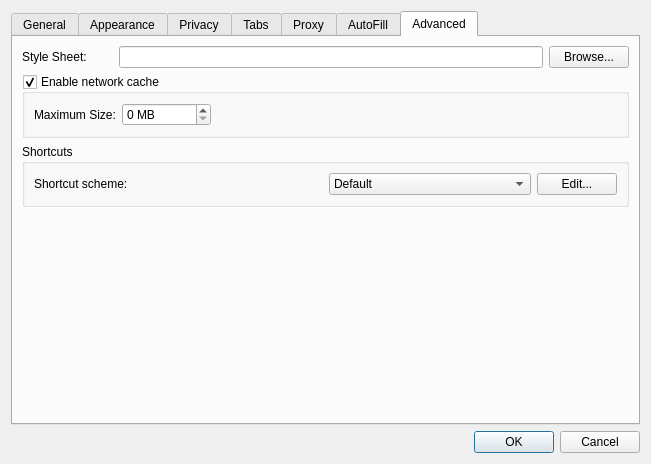
<?xml version="1.0" encoding="UTF-8"?>
<ui version="4.0">
 <class>Settings</class>
 <widget class="QDialog" name="Settings">
  <property name="geometry">
   <rect>
    <x>0</x>
    <y>0</y>
    <width>651</width>
    <height>464</height>
   </rect>
  </property>
  <property name="windowTitle">
   <string>Preferences</string>
  </property>
  <layout class="QGridLayout" name="gridLayout">
   <item row="2" column="0">
    <widget class="QDialogButtonBox" name="buttonBox">
     <property name="orientation">
      <enum>Qt::Horizontal</enum>
     </property>
     <property name="standardButtons">
      <set>QDialogButtonBox::Cancel|QDialogButtonBox::Ok</set>
     </property>
    </widget>
   </item>
   <item row="0" column="0">
    <widget class="QTabWidget" name="tabWidget">
     <property name="currentIndex">
      <number>6</number>
     </property>
     <widget class="QWidget" name="tab">
      <attribute name="title">
       <string>General</string>
      </attribute>
      <layout class="QGridLayout" name="gridLayout_4">
       <item row="0" column="0">
        <widget class="QLabel" name="label_7">
         <property name="text">
          <string>On startup:</string>
         </property>
         <property name="alignment">
          <set>Qt::AlignRight|Qt::AlignTrailing|Qt::AlignVCenter</set>
         </property>
        </widget>
       </item>
       <item row="0" column="1" colspan="2">
        <widget class="QComboBox" name="startupBehavior">
         <item>
          <property name="text">
           <string>Show my home page</string>
          </property>
         </item>
         <item>
          <property name="text">
           <string>Show a blank page</string>
          </property>
         </item>
         <item>
          <property name="text">
           <string>Restore windows and tabs from last time</string>
          </property>
         </item>
        </widget>
       </item>
       <item row="1" column="0">
        <widget class="QLabel" name="label_3">
         <property name="text">
          <string>Home Page:</string>
         </property>
         <property name="alignment">
          <set>Qt::AlignRight|Qt::AlignTrailing|Qt::AlignVCenter</set>
         </property>
        </widget>
       </item>
       <item row="1" column="1" colspan="2">
        <widget class="QLineEdit" name="homeLineEdit">
         <property name="layoutDirection">
          <enum>Qt::LeftToRight</enum>
         </property>
        </widget>
       </item>
       <item row="2" column="1">
        <widget class="QPushButton" name="setHomeToCurrentPageButton">
         <property name="text">
          <string>Set to current page</string>
         </property>
        </widget>
       </item>
       <item row="2" column="2">
        <spacer name="horizontalSpacer">
         <property name="orientation">
          <enum>Qt::Horizontal</enum>
         </property>
         <property name="sizeHint" stdset="0">
          <size>
           <width>280</width>
           <height>18</height>
          </size>
         </property>
        </spacer>
       </item>
       <item row="3" column="0">
        <widget class="QLabel" name="label_4">
         <property name="text">
          <string>Remove history items:</string>
         </property>
         <property name="alignment">
          <set>Qt::AlignRight|Qt::AlignTrailing|Qt::AlignVCenter</set>
         </property>
        </widget>
       </item>
       <item row="3" column="1" colspan="2">
        <widget class="QComboBox" name="expireHistory">
         <item>
          <property name="text">
           <string>After one day</string>
          </property>
         </item>
         <item>
          <property name="text">
           <string>After one week</string>
          </property>
         </item>
         <item>
          <property name="text">
           <string>After two weeks</string>
          </property>
         </item>
         <item>
          <property name="text">
           <string>After one month</string>
          </property>
         </item>
         <item>
          <property name="text">
           <string>After one year</string>
          </property>
         </item>
         <item>
          <property name="text">
           <string>Manually</string>
          </property>
         </item>
         <item>
          <property name="text">
           <string>On application exit</string>
          </property>
         </item>
        </widget>
       </item>
       <item row="4" column="0" colspan="3">
        <widget class="QCheckBox" name="searchEngineFallback">
         <property name="text">
          <string>Use the default search engine as fallback when the URL given by the user is invalid</string>
         </property>
         <property name="checked">
          <bool>false</bool>
         </property>
        </widget>
       </item>
       <item row="5" column="0" colspan="3">
        <widget class="QGroupBox" name="groupBox_2">
         <property name="title">
          <string>Downloads</string>
         </property>
         <layout class="QVBoxLayout" name="verticalLayout_4">
          <item>
           <widget class="QRadioButton" name="downloadAsk">
            <property name="text">
             <string>Ask for a destination each time</string>
            </property>
           </widget>
          </item>
          <item>
           <layout class="QHBoxLayout" name="horizontalLayout">
            <item>
             <widget class="QRadioButton" name="downloadDestination">
              <property name="text">
               <string>Use this destination:</string>
              </property>
              <property name="checked">
               <bool>true</bool>
              </property>
             </widget>
            </item>
            <item>
             <widget class="QLineEdit" name="downloadsLocation">
              <property name="layoutDirection">
               <enum>Qt::LeftToRight</enum>
              </property>
             </widget>
            </item>
            <item>
             <widget class="QPushButton" name="downloadDirectoryButton">
              <property name="text">
               <string>Choose Directory...</string>
              </property>
             </widget>
            </item>
           </layout>
          </item>
          <item>
           <layout class="QHBoxLayout" name="horizontalLayout_2">
            <item>
             <widget class="QCheckBox" name="externalDownloadButton">
              <property name="text">
               <string>Use this external download program:</string>
              </property>
             </widget>
            </item>
            <item>
             <widget class="QLineEdit" name="externalDownloadPath"/>
            </item>
            <item>
             <widget class="QPushButton" name="externalDownloadBrowse">
              <property name="text">
               <string>Choose Program...</string>
              </property>
             </widget>
            </item>
           </layout>
          </item>
         </layout>
        </widget>
       </item>
       <item row="6" column="0" colspan="3">
        <spacer>
         <property name="orientation">
          <enum>Qt::Vertical</enum>
         </property>
         <property name="sizeHint" stdset="0">
          <size>
           <width>391</width>
           <height>262</height>
          </size>
         </property>
        </spacer>
       </item>
      </layout>
     </widget>
     <widget class="QWidget" name="tab_3">
      <attribute name="title">
       <string>Appearance</string>
      </attribute>
      <layout class="QGridLayout" name="gridLayout_3">
       <item row="0" column="0">
        <widget class="QLabel" name="label_5">
         <property name="text">
          <string>Standard font:</string>
         </property>
         <property name="alignment">
          <set>Qt::AlignRight|Qt::AlignTrailing|Qt::AlignVCenter</set>
         </property>
        </widget>
       </item>
       <item row="0" column="1" colspan="2">
        <widget class="QLabel" name="standardLabel">
         <property name="sizePolicy">
          <sizepolicy hsizetype="Expanding" vsizetype="Preferred">
           <horstretch>0</horstretch>
           <verstretch>0</verstretch>
          </sizepolicy>
         </property>
         <property name="frameShape">
          <enum>QFrame::StyledPanel</enum>
         </property>
         <property name="text">
          <string notr="true">Times 16</string>
         </property>
         <property name="alignment">
          <set>Qt::AlignCenter</set>
         </property>
        </widget>
       </item>
       <item row="0" column="4">
        <widget class="QPushButton" name="standardFontButton">
         <property name="text">
          <string>Select...</string>
         </property>
        </widget>
       </item>
       <item row="1" column="0">
        <widget class="QLabel" name="label_6">
         <property name="text">
          <string>Fixed-width font:</string>
         </property>
         <property name="alignment">
          <set>Qt::AlignRight|Qt::AlignTrailing|Qt::AlignVCenter</set>
         </property>
        </widget>
       </item>
       <item row="1" column="1" colspan="2">
        <widget class="QLabel" name="fixedLabel">
         <property name="frameShape">
          <enum>QFrame::StyledPanel</enum>
         </property>
         <property name="text">
          <string notr="true">Courier 13</string>
         </property>
         <property name="alignment">
          <set>Qt::AlignCenter</set>
         </property>
        </widget>
       </item>
       <item row="1" column="4">
        <widget class="QPushButton" name="fixedFontButton">
         <property name="text">
          <string>Select...</string>
         </property>
        </widget>
       </item>
       <item row="2" column="0" colspan="3">
        <widget class="QLabel" name="label_8">
         <property name="text">
          <string>Preferred languages for viewing webpages in:</string>
         </property>
        </widget>
       </item>
       <item row="2" column="4">
        <widget class="QPushButton" name="languageButton">
         <property name="text">
          <string>Select...</string>
         </property>
        </widget>
       </item>
       <item row="3" column="0">
        <widget class="QCheckBox" name="minimFontSizeCheckBox">
         <property name="text">
          <string>Minimum Font size:</string>
         </property>
        </widget>
       </item>
       <item row="4" column="3">
        <spacer name="verticalSpacer">
         <property name="orientation">
          <enum>Qt::Vertical</enum>
         </property>
         <property name="sizeHint" stdset="0">
          <size>
           <width>20</width>
           <height>93</height>
          </size>
         </property>
        </spacer>
       </item>
       <item row="3" column="1">
        <widget class="QSpinBox" name="minimumFontSizeSpinBox">
         <property name="enabled">
          <bool>false</bool>
         </property>
         <property name="minimum">
          <number>1</number>
         </property>
         <property name="value">
          <number>9</number>
         </property>
        </widget>
       </item>
      </layout>
     </widget>
     <widget class="QWidget" name="tab_2">
      <attribute name="title">
       <string>Privacy</string>
      </attribute>
      <layout class="QVBoxLayout" name="verticalLayout_3">
       <item>
        <widget class="QGroupBox" name="groupBox">
         <property name="title">
          <string>Web Content</string>
         </property>
         <layout class="QGridLayout" name="gridLayout_5">
          <item row="0" column="0" colspan="2">
           <widget class="QCheckBox" name="blockPopupWindows">
            <property name="text">
             <string>Block Popup Windows</string>
            </property>
            <property name="checked">
             <bool>true</bool>
            </property>
           </widget>
          </item>
          <item row="1" column="0" colspan="2">
           <widget class="QCheckBox" name="enablePlugins">
            <property name="text">
             <string>Enable Plugins</string>
            </property>
            <property name="checked">
             <bool>true</bool>
            </property>
           </widget>
          </item>
          <item row="2" column="0">
           <spacer name="horizontalSpacer_3">
            <property name="orientation">
             <enum>Qt::Horizontal</enum>
            </property>
            <property name="sizeType">
             <enum>QSizePolicy::Fixed</enum>
            </property>
            <property name="sizeHint" stdset="0">
             <size>
              <width>20</width>
              <height>20</height>
             </size>
            </property>
           </spacer>
          </item>
          <item row="2" column="1">
           <widget class="QCheckBox" name="clickToFlash">
            <property name="sizePolicy">
             <sizepolicy hsizetype="Expanding" vsizetype="Fixed">
              <horstretch>0</horstretch>
              <verstretch>0</verstretch>
             </sizepolicy>
            </property>
            <property name="toolTip">
             <string>If you enable this option, no flash objects will be loaded by default. Instead, each will be replaced by a button, allowing you to control which objects to load, and which not. </string>
            </property>
            <property name="text">
             <string>Use ClickToFlash on flash plugins</string>
            </property>
            <property name="checked">
             <bool>true</bool>
            </property>
           </widget>
          </item>
          <item row="3" column="0" colspan="2">
           <widget class="QCheckBox" name="enableJavascript">
            <property name="text">
             <string>Enable Javascript</string>
            </property>
            <property name="checked">
             <bool>true</bool>
            </property>
           </widget>
          </item>
          <item row="4" column="0" colspan="2">
           <widget class="QCheckBox" name="enableImages">
            <property name="text">
             <string>View Images</string>
            </property>
            <property name="checked">
             <bool>true</bool>
            </property>
           </widget>
          </item>
         </layout>
        </widget>
       </item>
       <item>
        <widget class="QGroupBox" name="cookiesGroupBox">
         <property name="title">
          <string>Cookies</string>
         </property>
         <layout class="QGridLayout">
          <item row="0" column="0">
           <widget class="QLabel" name="label_2">
            <property name="text">
             <string>Accept Cookies:</string>
            </property>
            <property name="alignment">
             <set>Qt::AlignRight|Qt::AlignTrailing|Qt::AlignVCenter</set>
            </property>
           </widget>
          </item>
          <item row="0" column="1">
           <widget class="QComboBox" name="acceptCombo">
            <item>
             <property name="text">
              <string>Always</string>
             </property>
            </item>
            <item>
             <property name="text">
              <string>Never</string>
             </property>
            </item>
            <item>
             <property name="text">
              <string>Only from sites you navigate to</string>
             </property>
            </item>
           </widget>
          </item>
          <item row="0" column="2">
           <widget class="QPushButton" name="exceptionsButton">
            <property name="text">
             <string>Exceptions...</string>
            </property>
           </widget>
          </item>
          <item row="1" column="0">
           <widget class="QLabel" name="label">
            <property name="text">
             <string>Keep Cookies Until:</string>
            </property>
            <property name="alignment">
             <set>Qt::AlignRight|Qt::AlignTrailing|Qt::AlignVCenter</set>
            </property>
           </widget>
          </item>
          <item row="1" column="1">
           <widget class="QComboBox" name="keepUntilCombo">
            <item>
             <property name="text">
              <string>They expire</string>
             </property>
            </item>
            <item>
             <property name="text">
              <string>I exit the application</string>
             </property>
            </item>
            <item>
             <property name="text">
              <string>At most 90 days</string>
             </property>
            </item>
           </widget>
          </item>
          <item row="1" column="2">
           <widget class="QPushButton" name="cookiesButton">
            <property name="text">
             <string>Cookies...</string>
            </property>
           </widget>
          </item>
          <item row="3" column="0">
           <spacer name="horizontalSpacer_4">
            <property name="orientation">
             <enum>Qt::Horizontal</enum>
            </property>
            <property name="sizeHint" stdset="0">
             <size>
              <width>40</width>
              <height>20</height>
             </size>
            </property>
           </spacer>
          </item>
          <item row="3" column="1">
           <widget class="QCheckBox" name="filterTrackingCookiesCheckbox">
            <property name="text">
             <string>Filter Tracking Cookies</string>
            </property>
           </widget>
          </item>
          <item row="2" column="0">
           <widget class="QLabel" name="cookieSessionLabel">
            <property name="text">
             <string>A cookie session ends:</string>
            </property>
            <property name="alignment">
             <set>Qt::AlignRight|Qt::AlignTrailing|Qt::AlignVCenter</set>
            </property>
           </widget>
          </item>
          <item row="2" column="1">
           <widget class="QComboBox" name="cookieSessionCombo">
            <item>
             <property name="text">
              <string>When I exit the application</string>
             </property>
            </item>
            <item>
             <property name="text">
              <string>1 day</string>
             </property>
            </item>
            <item>
             <property name="text">
              <string>2 days</string>
             </property>
            </item>
            <item>
             <property name="text">
              <string>3 days</string>
             </property>
            </item>
            <item>
             <property name="text">
              <string>7 days</string>
             </property>
            </item>
            <item>
             <property name="text">
              <string>30 days</string>
             </property>
            </item>
           </widget>
          </item>
         </layout>
        </widget>
       </item>
       <item>
        <spacer>
         <property name="orientation">
          <enum>Qt::Vertical</enum>
         </property>
         <property name="sizeHint" stdset="0">
          <size>
           <width>371</width>
           <height>177</height>
          </size>
         </property>
        </spacer>
       </item>
      </layout>
     </widget>
     <widget class="QWidget" name="tab_6">
      <attribute name="title">
       <string>Tabs</string>
      </attribute>
      <layout class="QVBoxLayout" name="verticalLayout_5">
       <item>
        <widget class="QCheckBox" name="selectTabsWhenCreated">
         <property name="text">
          <string>Select tabs and windows as they are created</string>
         </property>
        </widget>
       </item>
       <item>
        <widget class="QCheckBox" name="confirmClosingMultipleTabs">
         <property name="text">
          <string>Confirm when closing multiple tabs or windows</string>
         </property>
         <property name="checked">
          <bool>true</bool>
         </property>
        </widget>
       </item>
       <item>
        <widget class="QCheckBox" name="oneCloseButton">
         <property name="text">
          <string>Show only one close button instead of one for each tab</string>
         </property>
         <property name="checked">
          <bool>false</bool>
         </property>
        </widget>
       </item>
       <item>
        <widget class="QCheckBox" name="quitAsLastTabClosed">
         <property name="text">
          <string>Quit the application when last tab is closed</string>
         </property>
         <property name="checked">
          <bool>true</bool>
         </property>
        </widget>
       </item>
       <item>
        <widget class="QGroupBox" name="openLinksGroupBox">
         <property name="title">
          <string>Opening links</string>
         </property>
         <layout class="QGridLayout">
          <item row="1" column="0">
           <widget class="QLabel" name="linksInNewWindowLabel">
            <property name="text">
             <string>Links that want to open in a new window:</string>
            </property>
            <property name="alignment">
             <set>Qt::AlignRight|Qt::AlignTrailing|Qt::AlignVCenter</set>
            </property>
           </widget>
          </item>
          <item row="1" column="1" colspan="2">
           <widget class="QComboBox" name="openTargetBlankLinksIn">
            <item>
             <property name="text">
              <string>In a new window</string>
             </property>
            </item>
            <item>
             <property name="text">
              <string>In a new selected tab in the current window</string>
             </property>
            </item>
            <item>
             <property name="text">
              <string>In a new tab in the current window</string>
             </property>
            </item>
            <item>
             <property name="text">
              <string>In the current tab</string>
             </property>
            </item>
           </widget>
          </item>
          <item row="0" column="0">
           <widget class="QLabel" name="linkFromApplicationLabel">
            <property name="text">
             <string>Open links from applications:</string>
            </property>
            <property name="alignment">
             <set>Qt::AlignRight|Qt::AlignTrailing|Qt::AlignVCenter</set>
            </property>
           </widget>
          </item>
          <item row="0" column="1" colspan="2">
           <widget class="QComboBox" name="openLinksFromAppsIn">
            <item>
             <property name="text">
              <string>In a new window</string>
             </property>
            </item>
            <item>
             <property name="text">
              <string>In a new selected tab in the current window</string>
             </property>
            </item>
            <item>
             <property name="text">
              <string>In a new tab in the current window</string>
             </property>
            </item>
            <item>
             <property name="text">
              <string>In the current tab</string>
             </property>
            </item>
           </widget>
          </item>
         </layout>
        </widget>
       </item>
       <item>
        <spacer name="verticalSpacer_4">
         <property name="orientation">
          <enum>Qt::Vertical</enum>
         </property>
         <property name="sizeHint" stdset="0">
          <size>
           <width>20</width>
           <height>182</height>
          </size>
         </property>
        </spacer>
       </item>
      </layout>
     </widget>
     <widget class="QWidget" name="tab_4">
      <attribute name="title">
       <string>Proxy</string>
      </attribute>
      <layout class="QVBoxLayout" name="verticalLayout">
       <item>
        <widget class="QGroupBox" name="proxySupport">
         <property name="title">
          <string>Use proxy server</string>
         </property>
         <property name="checkable">
          <bool>true</bool>
         </property>
         <layout class="QGridLayout" name="gridLayout_6">
          <item row="0" column="0">
           <widget class="QLabel" name="label_9">
            <property name="text">
             <string>Type:</string>
            </property>
            <property name="alignment">
             <set>Qt::AlignRight|Qt::AlignTrailing|Qt::AlignVCenter</set>
            </property>
           </widget>
          </item>
          <item row="0" column="1" colspan="2">
           <widget class="QComboBox" name="proxyType">
            <item>
             <property name="text">
              <string>Socks5</string>
             </property>
            </item>
            <item>
             <property name="text">
              <string>Http (Secure)</string>
             </property>
            </item>
            <item>
             <property name="text">
              <string>Http (Transparent)</string>
             </property>
            </item>
           </widget>
          </item>
          <item row="1" column="0">
           <widget class="QLabel" name="label_10">
            <property name="text">
             <string>Host name:</string>
            </property>
            <property name="alignment">
             <set>Qt::AlignRight|Qt::AlignTrailing|Qt::AlignVCenter</set>
            </property>
           </widget>
          </item>
          <item row="1" column="1" colspan="2">
           <widget class="QLineEdit" name="proxyHostName">
            <property name="layoutDirection">
             <enum>Qt::LeftToRight</enum>
            </property>
           </widget>
          </item>
          <item row="2" column="0">
           <widget class="QLabel" name="label_11">
            <property name="text">
             <string>Port:</string>
            </property>
            <property name="alignment">
             <set>Qt::AlignRight|Qt::AlignTrailing|Qt::AlignVCenter</set>
            </property>
           </widget>
          </item>
          <item row="2" column="1">
           <widget class="QSpinBox" name="proxyPort">
            <property name="maximum">
             <number>65535</number>
            </property>
            <property name="value">
             <number>1080</number>
            </property>
           </widget>
          </item>
          <item row="2" column="2">
           <spacer name="horizontalSpacer_2">
            <property name="orientation">
             <enum>Qt::Horizontal</enum>
            </property>
            <property name="sizeHint" stdset="0">
             <size>
              <width>293</width>
              <height>20</height>
             </size>
            </property>
           </spacer>
          </item>
          <item row="3" column="0">
           <widget class="QLabel" name="label_12">
            <property name="text">
             <string>User Name:</string>
            </property>
            <property name="alignment">
             <set>Qt::AlignRight|Qt::AlignTrailing|Qt::AlignVCenter</set>
            </property>
           </widget>
          </item>
          <item row="3" column="1" colspan="2">
           <widget class="QLineEdit" name="proxyUserName">
            <property name="layoutDirection">
             <enum>Qt::LeftToRight</enum>
            </property>
           </widget>
          </item>
          <item row="4" column="0">
           <widget class="QLabel" name="label_13">
            <property name="text">
             <string>Password:</string>
            </property>
            <property name="alignment">
             <set>Qt::AlignRight|Qt::AlignTrailing|Qt::AlignVCenter</set>
            </property>
           </widget>
          </item>
          <item row="4" column="1" colspan="2">
           <widget class="QLineEdit" name="proxyPassword">
            <property name="layoutDirection">
             <enum>Qt::LeftToRight</enum>
            </property>
            <property name="echoMode">
             <enum>QLineEdit::Password</enum>
            </property>
           </widget>
          </item>
          <item row="5" column="0">
           <spacer name="verticalSpacer_2">
            <property name="orientation">
             <enum>Qt::Vertical</enum>
            </property>
            <property name="sizeHint" stdset="0">
             <size>
              <width>20</width>
              <height>8</height>
             </size>
            </property>
           </spacer>
          </item>
         </layout>
        </widget>
       </item>
      </layout>
     </widget>
     <widget class="QWidget" name="tab_7">
      <attribute name="title">
       <string>AutoFill</string>
      </attribute>
      <layout class="QGridLayout" name="gridLayout_8">
       <item row="0" column="0">
        <widget class="QLabel" name="label_16">
         <property name="text">
          <string>AutoFill web forms:</string>
         </property>
        </widget>
       </item>
       <item row="0" column="1">
        <widget class="QCheckBox" name="autoFillPasswordFormsCheckBox">
         <property name="sizePolicy">
          <sizepolicy hsizetype="Expanding" vsizetype="Fixed">
           <horstretch>0</horstretch>
           <verstretch>0</verstretch>
          </sizepolicy>
         </property>
         <property name="text">
          <string>User names and passwords</string>
         </property>
        </widget>
       </item>
       <item row="0" column="2">
        <widget class="QPushButton" name="editAutoFillUserButton">
         <property name="text">
          <string>Edit...</string>
         </property>
        </widget>
       </item>
       <item row="2" column="1">
        <spacer name="verticalSpacer_5">
         <property name="orientation">
          <enum>Qt::Vertical</enum>
         </property>
         <property name="sizeHint" stdset="0">
          <size>
           <width>20</width>
           <height>244</height>
          </size>
         </property>
        </spacer>
       </item>
       <item row="1" column="3">
        <spacer name="horizontalSpacer_6">
         <property name="orientation">
          <enum>Qt::Horizontal</enum>
         </property>
         <property name="sizeHint" stdset="0">
          <size>
           <width>40</width>
           <height>20</height>
          </size>
         </property>
        </spacer>
       </item>
      </layout>
     </widget>
     <widget class="QWidget" name="tab_5">
      <attribute name="title">
       <string>Advanced</string>
      </attribute>
      <layout class="QGridLayout" name="gridLayout_2">
       <item row="0" column="0">
        <widget class="QLabel" name="label_14">
         <property name="text">
          <string>Style Sheet:</string>
         </property>
        </widget>
       </item>
       <item row="0" column="2">
        <widget class="QLineEdit" name="userStyleSheet">
         <property name="layoutDirection">
          <enum>Qt::LeftToRight</enum>
         </property>
        </widget>
       </item>
       <item row="0" column="3">
        <widget class="QPushButton" name="styleSheetBrowseButton">
         <property name="text">
          <string>Browse...</string>
         </property>
        </widget>
       </item>
       <item row="1" column="0" colspan="4">
        <widget class="QGroupBox" name="networkCache">
         <property name="title">
          <string>Enable network cache</string>
         </property>
         <property name="checkable">
          <bool>true</bool>
         </property>
         <property name="checked">
          <bool>true</bool>
         </property>
         <layout class="QGridLayout" name="gridLayout_7">
          <item row="0" column="0">
           <widget class="QLabel" name="label_15">
            <property name="text">
             <string>Maximum Size:</string>
            </property>
           </widget>
          </item>
          <item row="0" column="1">
           <widget class="QSpinBox" name="networkCacheMaximumSizeSpinBox">
            <property name="suffix">
             <string> MB</string>
            </property>
            <property name="minimum">
             <number>0</number>
            </property>
            <property name="maximum">
             <number>9999999</number>
            </property>
           </widget>
          </item>
          <item row="0" column="2">
           <spacer name="horizontalSpacer_5">
            <property name="orientation">
             <enum>Qt::Horizontal</enum>
            </property>
            <property name="sizeHint" stdset="0">
             <size>
              <width>40</width>
              <height>20</height>
             </size>
            </property>
           </spacer>
          </item>
         </layout>
        </widget>
       </item>
       <item row="3" column="1">
        <spacer name="verticalSpacer_3">
         <property name="orientation">
          <enum>Qt::Vertical</enum>
         </property>
         <property name="sizeHint" stdset="0">
          <size>
           <width>20</width>
           <height>176</height>
          </size>
         </property>
        </spacer>
       </item>
       <item row="2" column="0" colspan="4">
        <widget class="QGroupBox" name="shortcuts">
         <property name="title">
          <string>Shortcuts</string>
         </property>
         <layout class="QGridLayout" name="gridLayout_9">
          <item row="0" column="0">
           <widget class="QLabel" name="label_16">
            <property name="text">
             <string>Shortcut scheme:</string>
            </property>
           </widget>
          </item>
          <item row="0" column="1">
           <layout class="QGridLayout" name="gridLayout_8">
            <item row="0" column="0">
             <widget class="QComboBox" name="shurtcutSchemeComboBox">
              <property name="sizePolicy">
               <sizepolicy hsizetype="Preferred" vsizetype="Fixed">
                <horstretch>0</horstretch>
                <verstretch>0</verstretch>
               </sizepolicy>
              </property>
              <item>
               <property name="text">
                <string>Default</string>
               </property>
              </item>
             </widget>
            </item>
            <item row="0" column="1">
             <widget class="QPushButton" name="shortcutEditorButton">
              <property name="sizePolicy">
               <sizepolicy hsizetype="Maximum" vsizetype="Fixed">
                <horstretch>0</horstretch>
                <verstretch>0</verstretch>
               </sizepolicy>
              </property>
              <property name="text">
               <string>Edit...</string>
              </property>
             </widget>
            </item>
           </layout>
          </item>
         </layout>
        </widget>
       </item>
      </layout>
     </widget>
    </widget>
   </item>
  </layout>
 </widget>
 <tabstops>
  <tabstop>startupBehavior</tabstop>
  <tabstop>homeLineEdit</tabstop>
  <tabstop>setHomeToCurrentPageButton</tabstop>
  <tabstop>expireHistory</tabstop>
  <tabstop>searchEngineFallback</tabstop>
  <tabstop>downloadAsk</tabstop>
  <tabstop>downloadDestination</tabstop>
  <tabstop>downloadDirectoryButton</tabstop>
  <tabstop>standardFontButton</tabstop>
  <tabstop>fixedFontButton</tabstop>
  <tabstop>languageButton</tabstop>
  <tabstop>blockPopupWindows</tabstop>
  <tabstop>enablePlugins</tabstop>
  <tabstop>clickToFlash</tabstop>
  <tabstop>enableJavascript</tabstop>
  <tabstop>enableImages</tabstop>
  <tabstop>acceptCombo</tabstop>
  <tabstop>exceptionsButton</tabstop>
  <tabstop>keepUntilCombo</tabstop>
  <tabstop>cookiesButton</tabstop>
  <tabstop>filterTrackingCookiesCheckbox</tabstop>
  <tabstop>selectTabsWhenCreated</tabstop>
  <tabstop>confirmClosingMultipleTabs</tabstop>
  <tabstop>oneCloseButton</tabstop>
  <tabstop>quitAsLastTabClosed</tabstop>
  <tabstop>openLinksFromAppsIn</tabstop>
  <tabstop>openTargetBlankLinksIn</tabstop>
  <tabstop>proxySupport</tabstop>
  <tabstop>proxyType</tabstop>
  <tabstop>proxyHostName</tabstop>
  <tabstop>proxyPort</tabstop>
  <tabstop>proxyUserName</tabstop>
  <tabstop>proxyPassword</tabstop>
  <tabstop>userStyleSheet</tabstop>
  <tabstop>networkCache</tabstop>
  <tabstop>networkCacheMaximumSizeSpinBox</tabstop>
  <tabstop>buttonBox</tabstop>
 </tabstops>
 <resources/>
 <connections>
  <connection>
   <sender>buttonBox</sender>
   <signal>accepted()</signal>
   <receiver>Settings</receiver>
   <slot>accept()</slot>
   <hints>
    <hint type="sourcelabel">
     <x>269</x>
     <y>447</y>
    </hint>
    <hint type="destinationlabel">
     <x>157</x>
     <y>274</y>
    </hint>
   </hints>
  </connection>
  <connection>
   <sender>buttonBox</sender>
   <signal>rejected()</signal>
   <receiver>Settings</receiver>
   <slot>reject()</slot>
   <hints>
    <hint type="sourcelabel">
     <x>337</x>
     <y>447</y>
    </hint>
    <hint type="destinationlabel">
     <x>286</x>
     <y>274</y>
    </hint>
   </hints>
  </connection>
  <connection>
   <sender>downloadDestination</sender>
   <signal>toggled(bool)</signal>
   <receiver>downloadsLocation</receiver>
   <slot>setEnabled(bool)</slot>
   <hints>
    <hint type="sourcelabel">
     <x>79</x>
     <y>289</y>
    </hint>
    <hint type="destinationlabel">
     <x>280</x>
     <y>291</y>
    </hint>
   </hints>
  </connection>
  <connection>
   <sender>enablePlugins</sender>
   <signal>toggled(bool)</signal>
   <receiver>clickToFlash</receiver>
   <slot>setEnabled(bool)</slot>
   <hints>
    <hint type="sourcelabel">
     <x>104</x>
     <y>125</y>
    </hint>
    <hint type="destinationlabel">
     <x>162</x>
     <y>154</y>
    </hint>
   </hints>
  </connection>
  <connection>
   <sender>downloadDestination</sender>
   <signal>toggled(bool)</signal>
   <receiver>downloadDirectoryButton</receiver>
   <slot>setEnabled(bool)</slot>
   <hints>
    <hint type="sourcelabel">
     <x>182</x>
     <y>282</y>
    </hint>
    <hint type="destinationlabel">
     <x>620</x>
     <y>292</y>
    </hint>
   </hints>
  </connection>
  <connection>
   <sender>minimFontSizeCheckBox</sender>
   <signal>toggled(bool)</signal>
   <receiver>minimumFontSizeSpinBox</receiver>
   <slot>setEnabled(bool)</slot>
   <hints>
    <hint type="sourcelabel">
     <x>31</x>
     <y>153</y>
    </hint>
    <hint type="destinationlabel">
     <x>189</x>
     <y>151</y>
    </hint>
   </hints>
  </connection>
  <connection>
   <sender>externalDownloadButton</sender>
   <signal>toggled(bool)</signal>
   <receiver>externalDownloadPath</receiver>
   <slot>setEnabled(bool)</slot>
   <hints>
    <hint type="sourcelabel">
     <x>161</x>
     <y>315</y>
    </hint>
    <hint type="destinationlabel">
     <x>388</x>
     <y>315</y>
    </hint>
   </hints>
  </connection>
  <connection>
   <sender>externalDownloadButton</sender>
   <signal>toggled(bool)</signal>
   <receiver>externalDownloadBrowse</receiver>
   <slot>setEnabled(bool)</slot>
   <hints>
    <hint type="sourcelabel">
     <x>161</x>
     <y>315</y>
    </hint>
    <hint type="destinationlabel">
     <x>554</x>
     <y>315</y>
    </hint>
   </hints>
  </connection>
  <connection>
   <sender>externalDownloadButton</sender>
   <signal>toggled(bool)</signal>
   <receiver>downloadAsk</receiver>
   <slot>setDisabled(bool)</slot>
   <hints>
    <hint type="sourcelabel">
     <x>102</x>
     <y>311</y>
    </hint>
    <hint type="destinationlabel">
     <x>105</x>
     <y>252</y>
    </hint>
   </hints>
  </connection>
  <connection>
   <sender>externalDownloadButton</sender>
   <signal>toggled(bool)</signal>
   <receiver>downloadDestination</receiver>
   <slot>setDisabled(bool)</slot>
   <hints>
    <hint type="sourcelabel">
     <x>170</x>
     <y>313</y>
    </hint>
    <hint type="destinationlabel">
     <x>169</x>
     <y>285</y>
    </hint>
   </hints>
  </connection>
  <connection>
   <sender>externalDownloadButton</sender>
   <signal>toggled(bool)</signal>
   <receiver>downloadsLocation</receiver>
   <slot>setDisabled(bool)</slot>
   <hints>
    <hint type="sourcelabel">
     <x>198</x>
     <y>315</y>
    </hint>
    <hint type="destinationlabel">
     <x>386</x>
     <y>279</y>
    </hint>
   </hints>
  </connection>
  <connection>
   <sender>externalDownloadButton</sender>
   <signal>toggled(bool)</signal>
   <receiver>downloadDirectoryButton</receiver>
   <slot>setDisabled(bool)</slot>
   <hints>
    <hint type="sourcelabel">
     <x>194</x>
     <y>311</y>
    </hint>
    <hint type="destinationlabel">
     <x>569</x>
     <y>276</y>
    </hint>
   </hints>
  </connection>
 </connections>
</ui>
